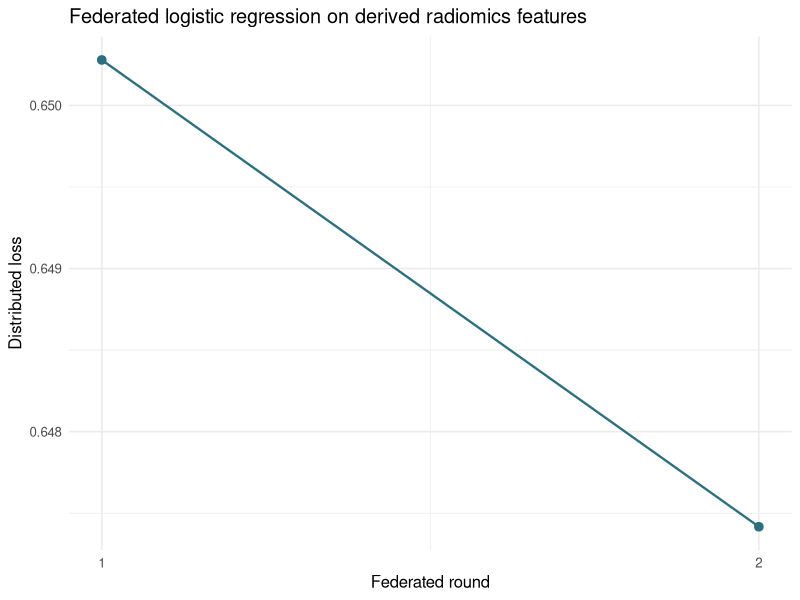

Generate this figure with R:
## ---- chunk 1
knitr::opts_chunk$set(collapse = TRUE, comment = "#>")
has_ggplot2 <- requireNamespace("ggplot2", quietly = TRUE)
## ---- chunk 2
validation <- data.frame(
  metric = c("opal1 rows", "opal2 rows", "opal3 rows", "combined rows",
             "columns loaded", "selected features", "rounds",
             "round 1 loss", "round 2 loss", "client failures",
             "global coef shape"),
  value = c("142", "143", "137", "422", "20", "6", "2",
            "0.6502785", "0.6474173", "0", "1 x 6")
)
knitr::kable(validation)
## ---- chunk 3
loss <- data.frame(
  round = c(1L, 2L),
  loss = c(0.6502785, 0.6474173),
  n_clients = c(3L, 3L),
  n_failures = c(0L, 0L)
)

if (has_ggplot2) {
  ggplot2::ggplot(loss, ggplot2::aes(x = round, y = loss)) +
    ggplot2::geom_line(color = "#2c6f7d", linewidth = 0.8) +
    ggplot2::geom_point(color = "#2c6f7d", size = 2.6) +
    ggplot2::scale_x_continuous(breaks = loss$round) +
    ggplot2::labs(
      x = "Federated round",
      y = "Distributed loss",
      title = "Federated logistic regression on derived radiomics features"
    ) +
    ggplot2::theme_minimal(base_size = 12)
} else {
  plot(loss$round, loss$loss, type = "b",
       xlab = "Federated round", ylab = "Distributed loss",
       main = "Radiomics to dsFlower loss")
}
